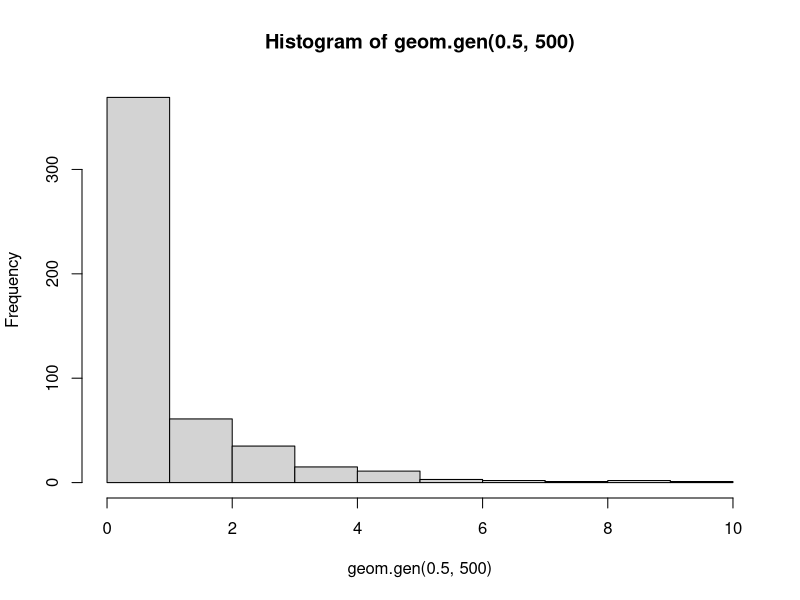
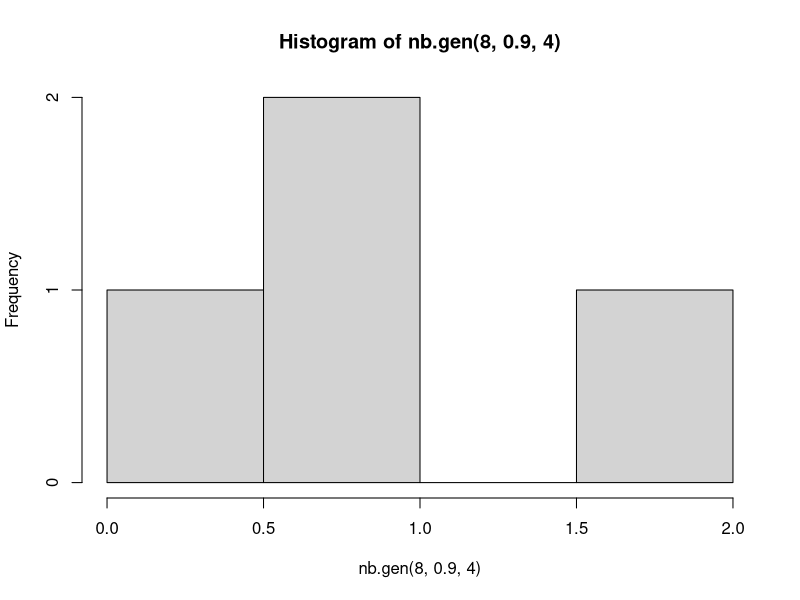

Here is the R script that generated these plots, in order:
# _________________ RANDOM NUMBER GENRATION OF NEGATIVE BINOMIAL DISTRIBUTION ____________
#_______________________WITH BERNOULI AND GEOMETRIC GIDTRBUTION __________________________

# Geometric Generation (with Bernouli)

ber.gen<-function(p, size){
  X<-NULL
  for (i in 1:size){
    x<-ifelse(runif(1) < p, 1, 0)
    x<-append(X, x, after = length(x))
  }
  return(x)
}

geom.gen<-function(p, size){
  x<-NULL
  for(j in 1:size) {
    i = 0
    s = 0
    while(s < 1){
      s<-ber.gen(p,1)
      i=i+1
    }
    x<-append(x, i-1, after = length(x))
  }
  return(x)
}
mean(geom.gen(0.5, 500))
hist(geom.gen(0.5, 500))

# _______ Use above geometric distribution for negarive binomial 


# Negative Binomial

nb.gen<-function(r, p, size){
  X<-NULL
  for(i in 1:size)
    X<-append(X, sum(geom.gen(p, r)), after = length(X))
  return(X)
}
nb.gen(8, 0.9, 4)
mean(8, 0.9, 4)
hist(nb.gen(8, 0.9, 4))
